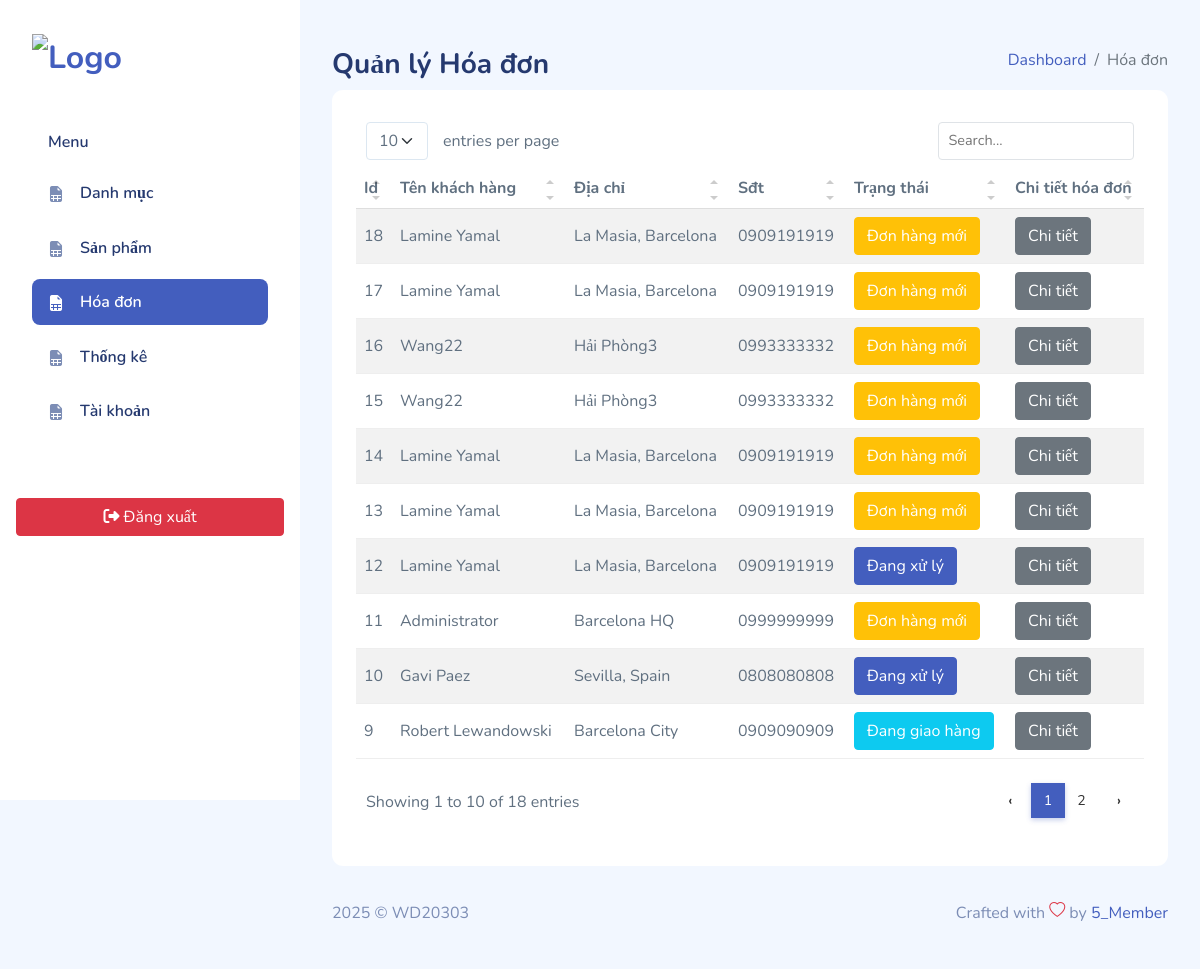
The app's page /admin/index.php?action=listhoadon (signed in) with its own data.
### tables this page shows
CREATE TABLE `hoadon` (
  `id` int(11) NOT NULL,
  `id_user` int(11) DEFAULT NULL,
  `tenkhachhang` varchar(255) NOT NULL,
  `diachi` varchar(255) NOT NULL,
  `sdt` varchar(12) NOT NULL,
  `ngaygiodat` datetime NOT NULL DEFAULT current_timestamp(),
  `tongtien` int(11) NOT NULL,
  `pttt` int(11) NOT NULL COMMENT '0:COD, 1:Bank',
  `trangthai` int(11) NOT NULL DEFAULT 0 COMMENT '0:Mới, 1:Đang xử lý, 2:Đang giao, 3:Đã giao, 4:Hủy'
);

### admin/Controller/HoaDonController.php (called while the page is built, shortened)
<?php
require_once("Model/HoaDon.php");
class HoaDonController
{
    private $hoaDonModel;
    public function __construct()
    {
        $this->hoaDonModel = new HoaDon();
    }
    public function index()
    {
        $allHoaDon = $this->hoaDonModel->getAll();
        include_once("views/hoadon/list.php");
    }
}

### admin/Model/pdo.php (called while the page is built, shortened)
<?php
function pdo_get_connection()
{
    $dburl = "mysql:host=localhost;dbname=duanquanao;charset=utf8";
    $username = 'root';
    $password = '';
    $conn = new PDO($dburl, $username, $password);
    $conn->setAttribute(PDO::ATTR_ERRMODE, PDO::ERRMODE_EXCEPTION);
    return $conn;
}
function pdo_query($sql)
{
    $sql_args = array_slice(func_get_args(), 1);
    try {
        $conn = pdo_get_connection();
        $stmt = $conn->prepare($sql);
        $stmt->execute($sql_args);
        $rows = $stmt->fetchAll();
        return $rows;
    } catch (PDOException $e) {
        throw $e;
    } finally {
        unset($conn);
    }
}

### admin/Model/HoaDon.php (called while the page is built, shortened)
<?php
require_once("pdo.php");
class HoaDon
{
    public function getAll()
    {
        $sql = "SELECT * FROM hoadon ORDER BY id DESC";
        return pdo_query($sql);
    }
}

### admin/views/hoadon/list.php (the view)
<?php
include_once("views/layouts/header.php");
?>
<div class="page-heading">
    <div class="page-title">
        <div class="row">
            <div class="col-12 col-md-6 order-md-1 order-last">
                <h3>Quản lý Hóa đơn</h3>
            </div>
            <div class="col-12 col-md-6 order-md-2 order-first">
                <nav aria-label="breadcrumb" class="breadcrumb-header float-start float-lg-end">
                    <ol class="breadcrumb">
                        <li class="breadcrumb-item"><a href="index.html">Dashboard</a></li>
                        <li class="breadcrumb-item active" aria-current="page">Hóa đơn</li>
                    </ol>
                </nav>
            </div>
        </div>
    </div>
    <section class="section">
        <div class="card">
            <div class="card-body">
                <table class="table table-striped" id="table1">
                    <thead>
                        <tr>
                            <th>Id</th>
                            <th>Tên khách hàng</th>
                            <th>Địa chỉ</th>
                            <th>Sđt</th>
                            <Th>Trạng thái</Th>
                            <th>Chi tiết hóa đơn</th>
                        </tr>
                    </thead>
                    <tbody>
                        <?php foreach ($allHoaDon as $item) { ?>
                            <tr>
                                <td><?= $item['id'] ?></td>
                                <td><?= $item['tenkhachhang'] ?></td>
                                <td><?= $item['diachi'] ?></td>
                                <td><?= $item['sdt'] ?></td>
                                <td>
                                    <?php if ($item['trangthai'] == 0) { ?>
                                        <span class="btn btn-warning">Đơn hàng mới</span>
                                    <?php } elseif ($item['trangthai'] == 1) { ?>
                                        <span class="btn btn-primary">Đang xử lý</span> <?php } elseif ($item['trangthai'] == 2) { ?>
                                        <span class="btn btn-info">Đang giao hàng</span> <?php } elseif ($item['trangthai'] == 3) { ?>
                                        <span class="btn btn-success">Đã giao hàng</span>
                                    <?php } else { ?>
                                        <span class="btn btn-danger">Đã hủy</span> <?php } ?>
                                </td>
                                <td>
                                    <a href="index.php?action=chitiethoadon&id=<?= $item['id'] ?>"
                                        class="btn btn-secondary">Chi tiết</a>
                                </td>
                            </tr>
                        <?php } ?>
                    </tbody>
                </table>
            </div>
        </div>
    </section>
</div>
<?php
include_once("views/layouts/footer.php");
?>

### admin/views/assets/css/app.css (style rules this page uses)
.btn.btn-danger,.btn.btn-info,.btn.btn-primary,.btn.btn-secondary,.btn.btn-success,.btn.btn-warning { color:#fff }
.card { margin-bottom:2.2rem;border:none }
.card .card-body { padding:1.5rem }
.dataTable-table td,.dataTable-table thead th,.table td,.table thead th { vertical-align:middle }
.dataTable-table:not(.table-borderless) thead th,.table:not(.table-borderless) thead th { border-bottom:1px solid #dedede!important }
.page-heading { margin:0 0 2rem }
.page-heading h3 { font-weight:700 }
a { text-decoration:none }

### records on screen
hoadon: id "18", tenkhachhang "Lamine Yamal", diachi "La Masia, Barcelona", sdt "0909191919", trangthai "Đơn hàng mới"
hoadon: id "17", tenkhachhang "Lamine Yamal", diachi "La Masia, Barcelona", sdt "0909191919", trangthai "Đơn hàng mới"
hoadon: id "16", tenkhachhang "Wang22", diachi "Hải Phòng3", sdt "0993333332", trangthai "Đơn hàng mới"
hoadon: id "15", tenkhachhang "Wang22", diachi "Hải Phòng3", sdt "0993333332", trangthai "Đơn hàng mới"
hoadon: id "14", tenkhachhang "Lamine Yamal", diachi "La Masia, Barcelona", sdt "0909191919", trangthai "Đơn hàng mới"
hoadon: id "13", tenkhachhang "Lamine Yamal", diachi "La Masia, Barcelona", sdt "0909191919", trangthai "Đơn hàng mới"
hoadon: id "12", tenkhachhang "Lamine Yamal", diachi "La Masia, Barcelona", sdt "0909191919", trangthai "Đang xử lý"
hoadon: id "11", tenkhachhang "Administrator", diachi "Barcelona HQ", sdt "0999999999", trangthai "Đơn hàng mới"
hoadon: id "10", tenkhachhang "Gavi Paez", diachi "Sevilla, Spain", sdt "0808080808", trangthai "Đang xử lý"
hoadon: id "9", tenkhachhang "Robert Lewandowski", diachi "Barcelona City", sdt "0909090909", trangthai "Đang giao hàng"
